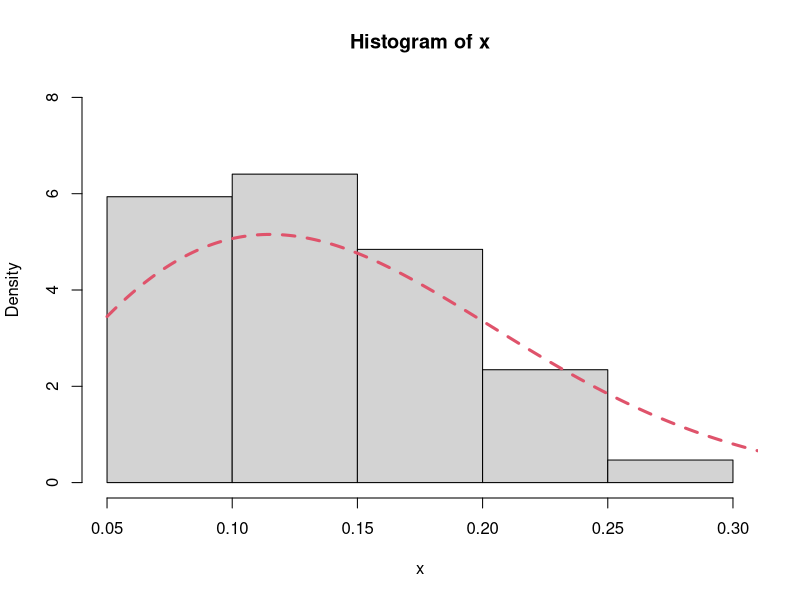

Write the R code that produced this figure.
# João Inácio Scrimini - 201812400

rm(list=ls())

x <- c(0.22 , 0.17 , 0.11 , 0.10 , 0.15 , 0.06 , 0.05 , 0.07 , 0.12 , 0.09 , 0.23 , 0.25 , 0.23,		
       0.24 , 0.20 , 0.08 , 0.11 , 0.12 , 0.10 , 0.06 , 0.20 , 0.17 , 0.20 , 0.11 , 0.16 , 0.09,		
       0.10 , 0.12 , 0.12 , 0.10 , 0.09 , 0.17 , 0.19 , 0.21 , 0.18 , 0.26 , 0.19 , 0.17 , 0.18,		
       0.20 , 0.24 , 0.19 , 0.21 , 0.22 , 0.17 , 0.08 , 0.08 , 0.06 , 0.09 , 0.22 , 0.23 , 0.22,		
       0.19 , 0.27 , 0.16 , 0.28 , 0.11 , 0.10 , 0.20 , 0.12 , 0.15 , 0.08 , 0.12 , 0.09 , 0.14,		
       0.07 , 0.09 , 0.05 , 0.06 , 0.11 , 0.16 , 0.20 , 0.25 , 0.16 , 0.13 , 0.11 , 0.11 , 0.11,		
       0.08 , 0.22 , 0.11 , 0.13 , 0.12 , 0.15 , 0.12 , 0.11 , 0.11 , 0.15 , 0.10 , 0.15 , 0.17,		
       0.14 , 0.12 , 0.18 , 0.14 , 0.18 , 0.13 , 0.12 , 0.14 , 0.09 , 0.10 , 0.13 , 0.09 , 0.11,		
       0.11 , 0.14 , 0.07 , 0.07 , 0.19 , 0.17 , 0.18 , 0.16 , 0.19 , 0.15 , 0.07 , 0.09 , 0.17,		
       0.10 , 0.08 , 0.15 , 0.21 , 0.16 , 0.08 , 0.10 , 0.06 , 0.08 , 0.12 , 0.13)


# Função de densidade da kw ----------------------------------------------------

pdf_kw <- function(par,x){
  alpha = par[1]
  beta1 = par[2]
  f = alpha*beta1*x^(alpha-1)*(1-x^alpha)^(beta1-1)
  f
}

# Log-verossimilhança da kW ----------------------------------------------------

mlog_kw <- function(par,x){
  s <- sum(log(pdf_kw(par=par,x=x)))
  s
}

# KW ---------------------------------------------------------------------------

# library(maxLik)

par_kw <- c(2.3, 0.1) # chute inicial

maxi_kw <- summary(maxLik::maxLik(mlog_kw, start=par_kw, method= "SANN", x=x))
maxi_kw

EMV_kw <- maxLik::maxLik(mlog_kw, start=par_kw, method= "SANN", x=x)
EMV_kw$estimate

# ---------------------------------------------------------------------------- #

xx=seq(0.05,0.31,by=0.001)
hist(x,prob=T, ylim=c(0,8))
lines(xx,pdf_kw(EMV_kw$estimate,x=xx),type="l",lwd=3,lty=2, col=2)

# Simulated annealing - SANN - método de estimação
